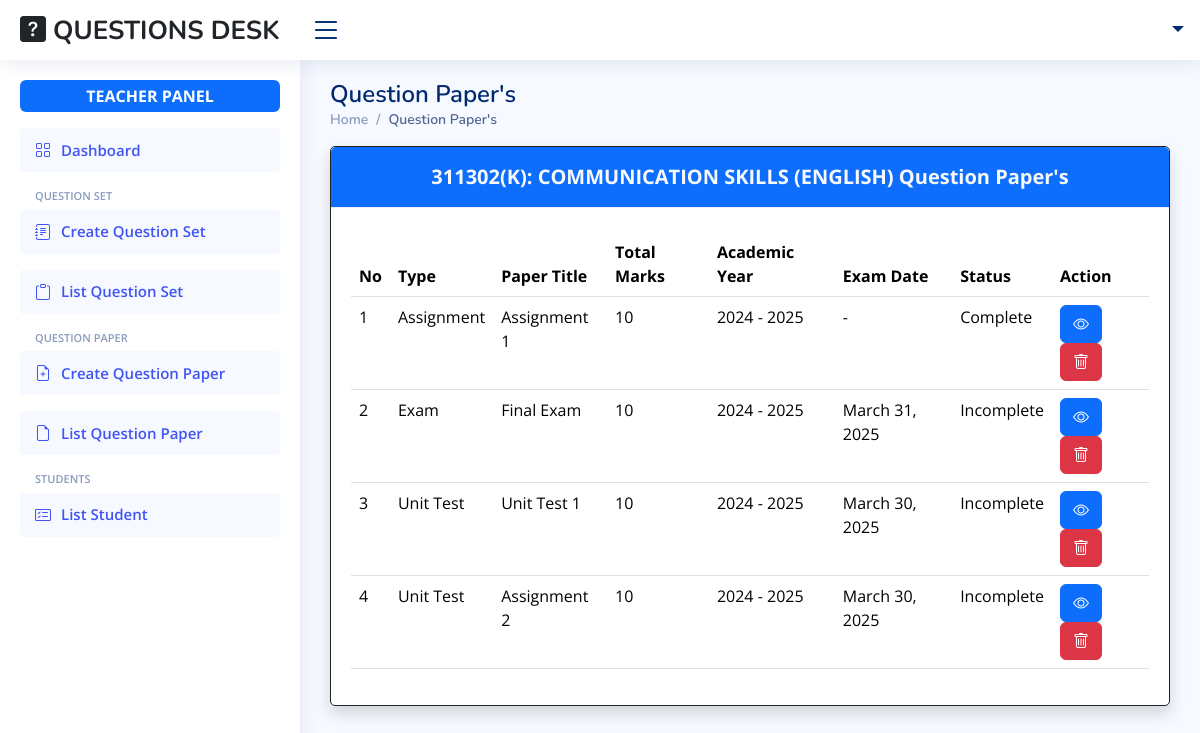
Page /teacher/question-papers/list/1 on the committed database.
### Users/models.py (models this page shows)
class Subject(models.Model):
    id = models.BigAutoField(primary_key=True)
    subject_code = models.CharField(max_length=100, unique=True, null=False, blank=False)
    subject_name = models.CharField(max_length=255, null=False, blank=False)
    semester = models.CharField(max_length=100, null=False, blank=False)
    department =models.CharField(max_length=100, null=False, blank=False)
    scheme = models.CharField(max_length=10, null=False, blank=False)
    def __str__(self):
        return f'{self.subject_code}({self.scheme}): {self.subject_name}'
    class Meta:
        db_table = 'Subjects'

### Questions/models.py (models this page shows, shortened)
class QuestionPaper(models.Model):
    id = models.BigAutoField(primary_key=True)
    question_paper_type = models.CharField(max_length=20, null=False, blank=False)
    question_paper_title = models.CharField(max_length=255, null=False, blank=False)
    question_paper_subject = models.ForeignKey(Subject, related_name='question_papers', on_delete=models.CASCADE)
    question_paper_total_marks = models.IntegerField(null=False, blank=False, default=0)
    question_count = models.IntegerField(null=False, blank=False, default=1)
    academic_year_start =  models.IntegerField(null=False, blank=False, default=2024)
    academic_year_end =  models.PositiveIntegerField(null=False, blank=False, default=2025)
    exam_date = models.DateField(null=True, blank=True)
    exam_hour = models.PositiveIntegerField(null=True, blank=True)
    exam_minute = models.PositiveIntegerField(null=True, blank=True)
    divisions = models.ManyToManyField(Division, related_name='question_papers')
    status = models.CharField(max_length=100, null=False, blank=False, default='Incomplete')
    created_date = models.DateField(auto_now_add=True)
    class Meta:
        db_table = 'Question Papers'

### Questions/views.py (the view)
# urls.py: path('question-papers/list/<int:subject_id>', question_papers_list_view, name='question-papers-list-view'),
def question_papers_list_view(request, subject_id):
    subject = Subject.objects.get(id=subject_id)
    question_papers = QuestionPaper.objects.filter(question_paper_subject=subject).order_by('question_paper_type')
    return render(request, 'question_papers/question_papers_list.html', context={'question_papers':question_papers, 'subject':subject})

### Questions/templates/question_papers/question_papers_list.html (shortened to what this page needs)
{% extends "members/teacher/base_site.html" %}
{% block main %}
<main id="main" class="main">
    <div class="pagetitle">
        <h1>Question Paper's</h1>
        <nav>
            <ol class="breadcrumb">
                <li class="breadcrumb-item"><a href="{% url "teacher-index-view" %}">Home</a></li>
                <li class="breadcrumb-item active">Question Paper's</li>
            </ol>
        </nav>
    </div>
    <section class="section">
        <div class="row justify-content-center">
            <div class="col-12">
                <div class="card border border-dark shadow">
                    <div class="card-header text-center bg-primary text-light fw-bold fs-5">
                        {{subject}} Question Paper's
                    </div>
                    <div class="card-body pt-4">
                        <table class="table datatable">
                            <thead>
                                <tr>
                                    <th>No</th>
                                    <th>Type</th>
                                    <th>Paper Title</th>
                                    <th>Total Marks</th>
                                    <th>Academic Year</th>
                                    <th>Exam Date</th>
                                    <th>Status</th>
                                    <th>Action</th>
                                </tr>
                            </thead>
                            <tbody>
                                {% for question_paper in question_papers %}
                                    <tr>
                                        <td>{{forloop.counter}}</td>
                                        <td>{{question_paper.question_paper_type}}</td>
                                        <td>{{question_paper.question_paper_title}}</td>
                                        <td>{{question_paper.question_paper_total_marks}}</td>
                                        <td>{{question_paper.academic_year_start}} - {{question_paper.academic_year_end}}</td>
                                        <td>{% if question_paper.exam_date %} {{question_paper.exam_date}} {% else %} {{'-'}} {% endif %}</td>
                                        <td>{{question_paper.status}}</td>
                                        <td>
                                            <a href="{% url "detail-question-paper-view" question_paper.id %}" class="btn btn-primary">
                                                <i class="bi bi-eye"></i>
                                            </a>
                                            <a href="{% url "delete-question-paper-view" question_paper.id %}" class="btn btn-danger">
                                                <i class="bi bi-trash"></i>
                                            </a>
                                        </td>
                                    </tr>
                                {% endfor %}
                            </tbody>
                        </table>
                    </div>
                </div>
            </div>
        </div>
    </section>
</main>
{% endblock main %}

### Users/static/assets/css/style.css (style rules this page uses)
:root { scroll-behavior: smooth; }
body { font-family: "Open Sans", sans-serif; background: #f6f9ff; color: #444444; }
a { color: #4154f1; text-decoration: none; }
h1, h2, h3, h4, h5, h6 { font-family: "Nunito", sans-serif; }
#main { margin-top: 60px; padding: 20px 30px; transition: all 0.3s; }
.pagetitle { margin-bottom: 10px; }
.pagetitle h1 { font-size: 24px; margin-bottom: 0; font-weight: 600; color: #012970; }
.card { margin-bottom: 30px; border: none; border-radius: 5px; box-shadow: 0px 0 30px rgba(1, 41, 112, 0.1); }
.card-header, .card-footer { border-color: #ebeef4; background-color: #fff; color: #798eb3; padding: 15px; }
.card-body { padding: 0 20px 20px 20px; }
.breadcrumb { font-size: 14px; font-family: "Nunito", sans-serif; color: #899bbd; font-weight: 600; }
.breadcrumb a { color: #899bbd; transition: 0.3s; }
.breadcrumb .breadcrumb-item::before { color: #899bbd; }
.breadcrumb .active { color: #51678f; font-weight: 600; }
@media (min-width: 1200px) { #main, #footer { margin-left: 300px; } }

### rows in the picture
Subject: subject_code+scheme+subject_name "311302(K): COMMUNICATION SKILLS (ENGLISH)"
QuestionPaper: question_paper_type "Assignment", question_paper_title "Assignment 1", question_paper_total_marks "10", academic_year_start "2024", academic_year_end "2025", value "-", status "Complete"
QuestionPaper: question_paper_type "Exam", question_paper_title "Final Exam", question_paper_total_marks "10", academic_year_start "2024", academic_year_end "2025", exam_date "March 31, 2025", status "Incomplete"
QuestionPaper: question_paper_type "Unit Test", question_paper_title "Unit Test 1", question_paper_total_marks "10", academic_year_start "2024", academic_year_end "2025", exam_date "March 30, 2025", status "Incomplete"
QuestionPaper: question_paper_type "Unit Test", question_paper_title "Assignment 2", question_paper_total_marks "10", academic_year_start "2024", academic_year_end "2025", exam_date "March 30, 2025", status "Incomplete"
